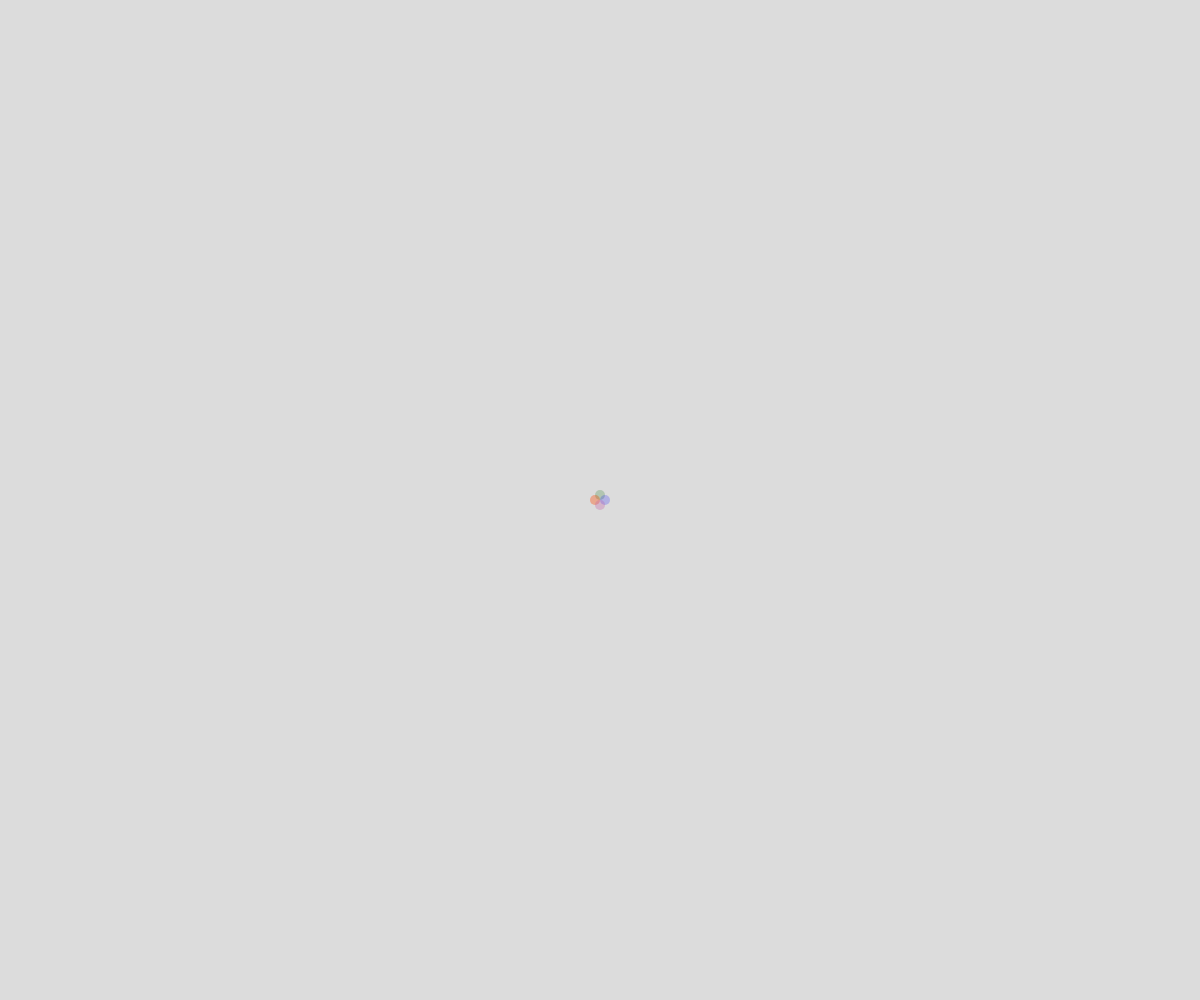
Frame 1 (no input)
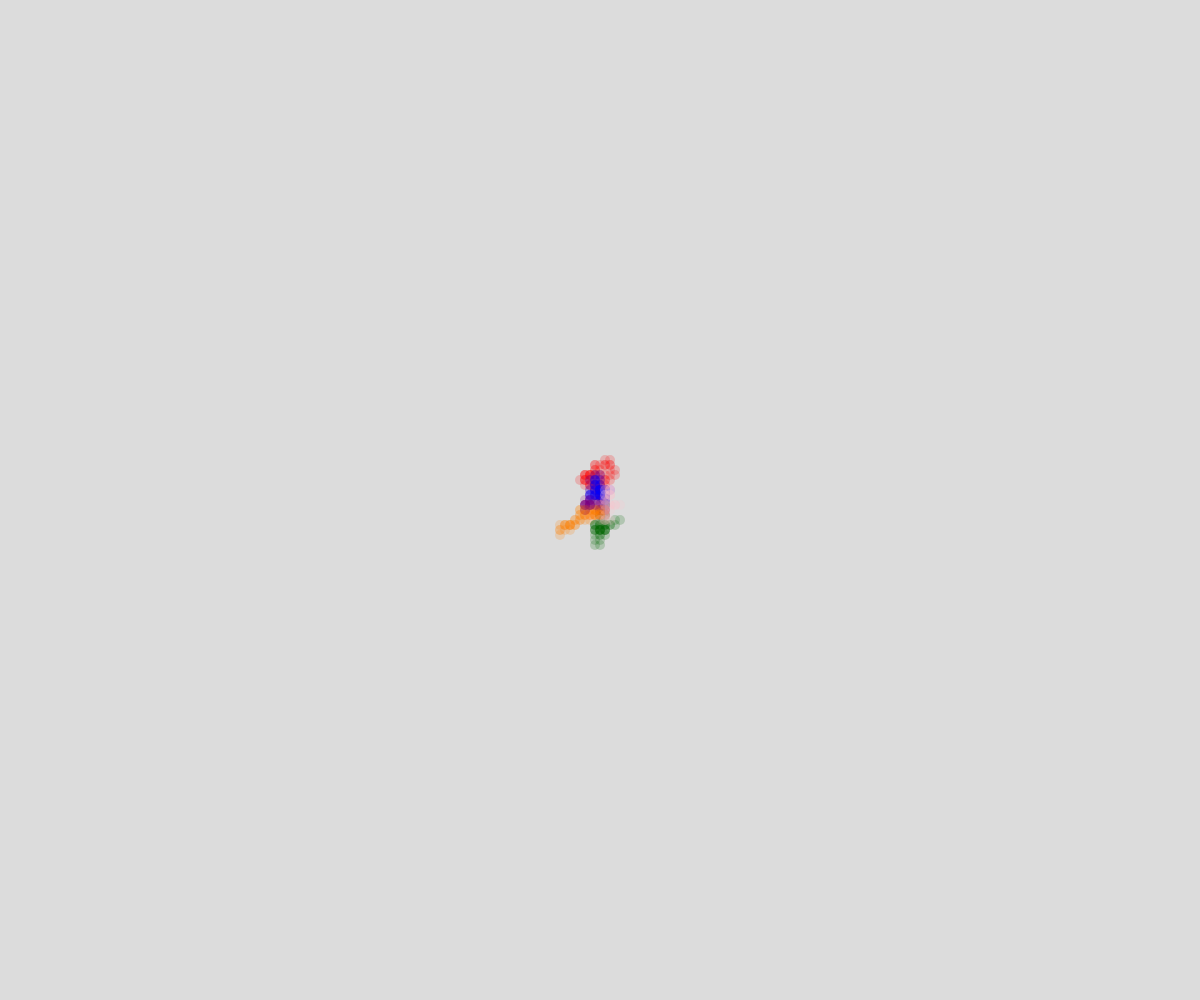
Frame 60 (no input)
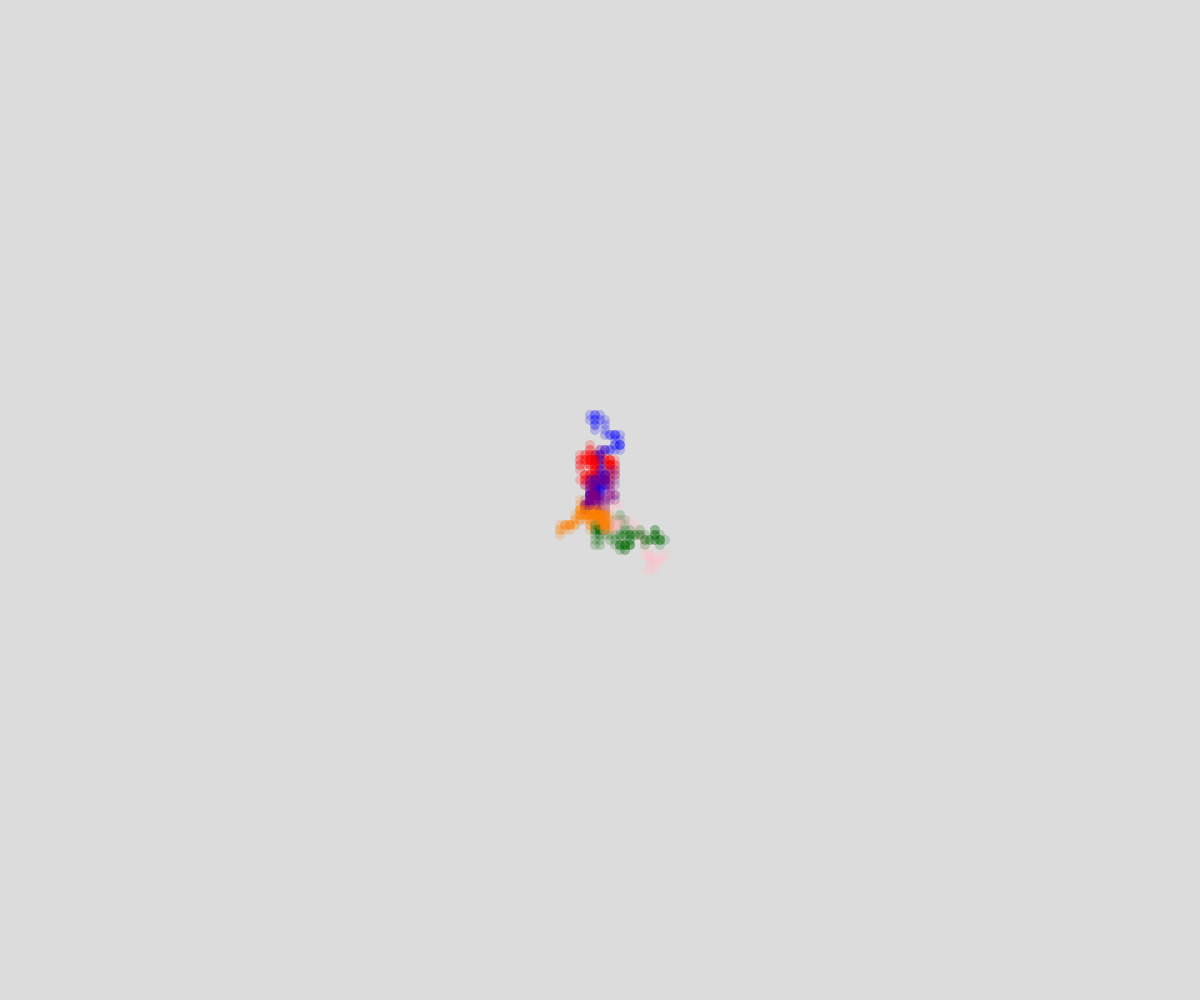
Frame 120 (the mouse pressed at the canvas centre since frame 60)

The p5.js sketch that drew these frames (run headless with seeded random() and noise() and a simulated clock; from frame 60 on, the mouse is pressed at the canvas centre):

// p5.js sketch
// ── sketch.js
// Project Title
// Your Name
// Date
//
// Extra for Experts:
// - describe what you did to take this project "above and beyond"

class Walker{
  constructor(x,y){
    this.x = x;
    this.y = y;
    this.color = color(255,0,0,50);
    this.speed = 5; 
    this.rad = 5;
  }

  display(){
    noStroke();
    fill(this.color);
    circle(this.x,this.y,this.rad*2);
  }

  move(){
    
    let choice = random(100);
    if (choice < 25){ //up
      if (this.y-this.speed >= 0){
        this.y-= this.speed;
      }
    }
  
    else if (choice < 50){ // down
      if(this.y+this.speed <= height){
        this.y+= this.speed;
      }
    }
    else if (choice < 75 ){
      if (this.x-this.speed >= 0){
        this.x-= this.speed;
      }
    }
    else if (choice < 100  ){
      if (this.x+this.speed <= width){
        this.x+= this.speed;
      }
    }

  }
}



let walkerAr= [];

function setup() {
  createCanvas(windowWidth, windowHeight);
  background(220);
  spawnWalker();
}

function draw() {

  for (let i = 0; i < walkerAr.length; i ++) {
    walkerAr[i].move();
    walkerAr[i].display();
  }
}

function spawnWalker(){
  let uday = new Walker(width/2,height/2);

  let saabir = new Walker(width/2,height/2);
  let ashley = new Walker(width/2,height/2);
  let ben =  new Walker(width/2,height/2);
  let lila =  new Walker(width/2,height/2);
  let saalar = new Walker(width/2,height/2);
  ben. color = color(128,0,128,50);
  ashley.color = color(0,100,0,50);
  saabir.color = color(0,0,255,50);
  lila.color = color(255,127,0,50);
  saalar.color = color(255,192,203,50)
  walkerAr.push(uday);
  walkerAr.push(ashley);
  walkerAr.push(lila);
  walkerAr.push(ben);
  walkerAr.push(saabir);
  walkerAr.push(saalar)
}
